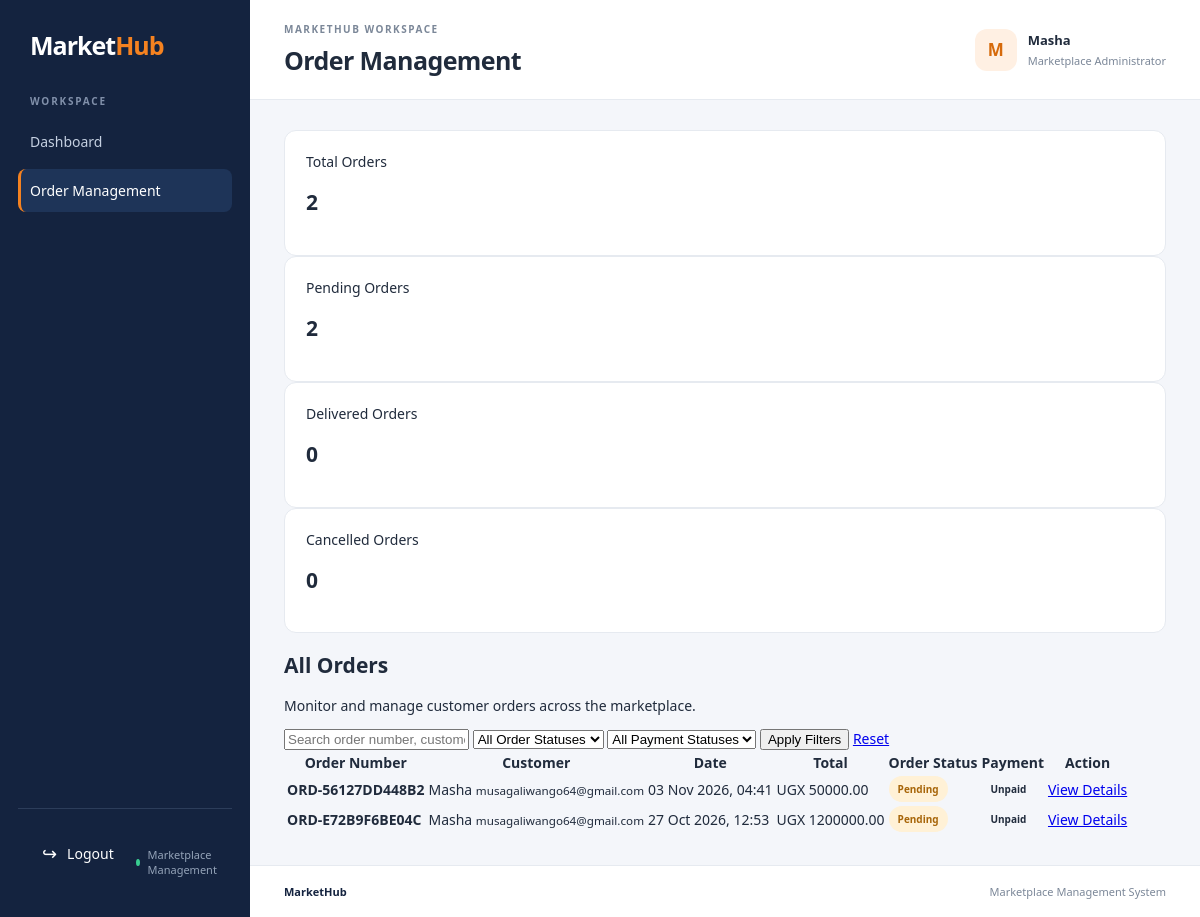
/dashboard/admin/orders/ (signed in), run on an earlier commit of the app's database.
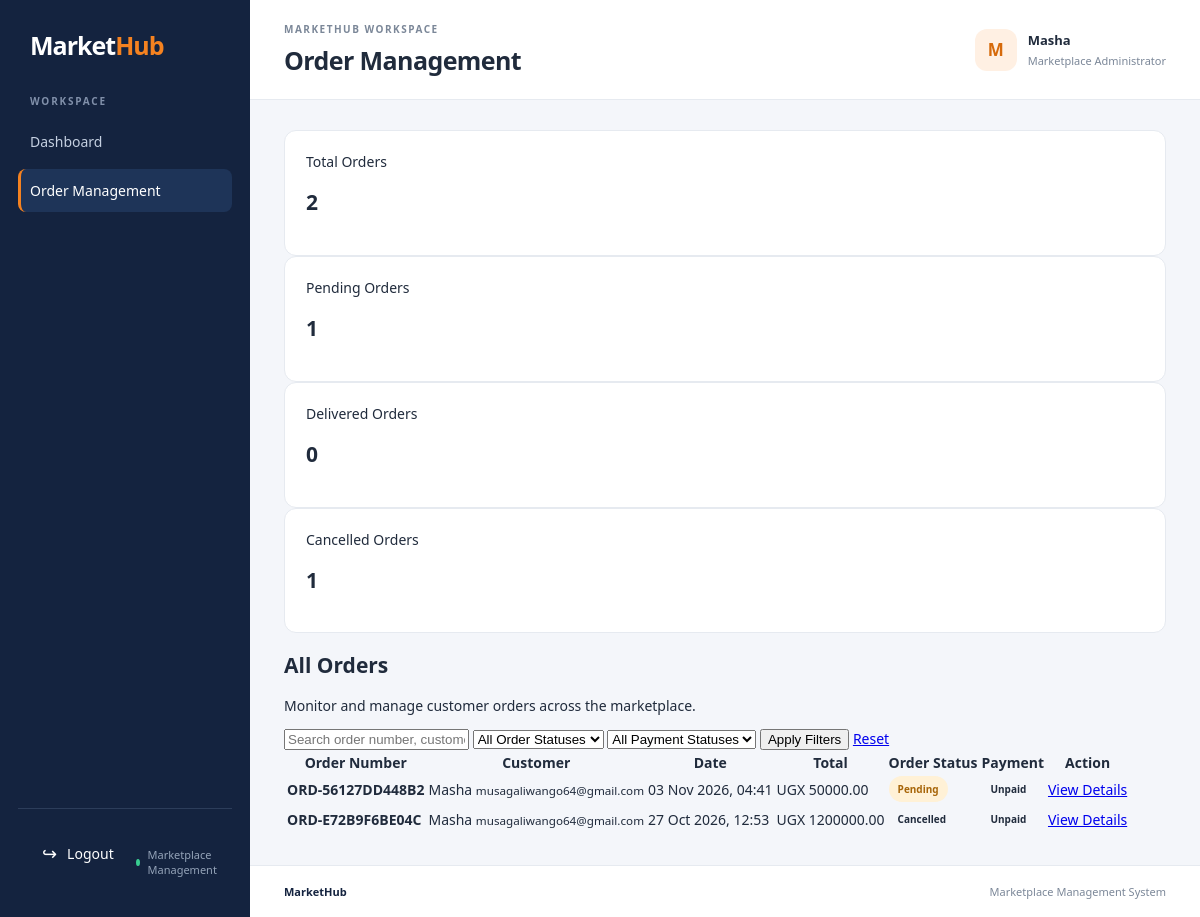
And on a later commit of the database.
### orders/models.py (models this page shows, shortened)
class Order(models.Model):
    class Status(models.TextChoices):
        PENDING = "PENDING", "Pending"
        CONFIRMED = "CONFIRMED", "Confirmed"
        PROCESSING = "PROCESSING", "Processing"
        SHIPPED = "SHIPPED", "Shipped"
        DELIVERED = "DELIVERED", "Delivered"
        CANCELLED = "CANCELLED", "Cancelled"
    class PaymentStatus(models.TextChoices):
        UNPAID = "UNPAID", "Unpaid"
        PENDING = "PENDING", "Payment Pending"
        PAID = "PAID", "Paid"
        FAILED = "FAILED", "Failed"
        REFUNDED = "REFUNDED", "Refunded"
    class PaymentMethod(models.TextChoices):
        CASH_ON_DELIVERY = "CASH_ON_DELIVERY", "Cash on Delivery"
        MOBILE_MONEY = "MOBILE_MONEY", "Mobile Money"
        CARD = "CARD", "Card"
    order_number = models.CharField(
        max_length=16,
        unique=True,
        default=generate_order_number,
        editable=False,
    )
    customer = models.ForeignKey(
        settings.AUTH_USER_MODEL,
        on_delete=models.PROTECT,
        related_name="orders",
    )
    status = models.CharField(
        max_length=20,
        choices=Status.choices,
        default=Status.PENDING,
    )
    payment_status = models.CharField(
        max_length=20,
        choices=PaymentStatus.choices,
        default=PaymentStatus.UNPAID,
    )
    payment_method = models.CharField(
        max_length=25,
        choices=PaymentMethod.choices,
        default=PaymentMethod.CASH_ON_DELIVERY,
    )
    shipping_full_name = models.CharField(max_length=150)
    shipping_phone = models.CharField(max_length=30)
    shipping_address = models.TextField()
    shipping_city = models.CharField(max_length=100)
    shipping_region = models.CharField(max_length=100, blank=True)
    shipping_postal_code = models.CharField(max_length=20, blank=True)
    shipping_country = models.CharField(max_length=100, default="Uganda")
    subtotal = models.DecimalField(
        max_digits=12,
        decimal_places=2,
        default=Decimal("0.00"),
        validators=[MinValueValidator(Decimal("0.00"))],
    )
    shipping_cost = models.DecimalField(
        max_digits=12,
        decimal_places=2,
        default=Decimal("0.00"),
        validators=[MinValueValidator(Decimal("0.00"))],
    )
    tax_amount = models.DecimalField(
        max_digits=12,
        decimal_places=2,
        default=Decimal("0.00"),
        validators=[MinValueValidator(Decimal("0.00"))],
    )
    total_amount = models.DecimalField(
        max_digits=12,
        decimal_places=2,
        default=Decimal("0.00"),
        validators=[MinValueValidator(Decimal("0.00"))],
    )
    customer_note = models.TextField(blank=True)
    created_at = models.DateTimeField(auto_now_add=True)
    updated_at = models.DateTimeField(auto_now=True)
    class Meta:
        ordering = ["-created_at"]
        indexes = [
            models.Index(fields=["customer", "status"]),
            models.Index(fields=["payment_status"]),
            models.Index(fields=["created_at"]),
        ]

### accounts/models.py (models this page shows, shortened)
class User(AbstractUser):
    class Role(models.TextChoices):
        CUSTOMER = "CUSTOMER", "Customer"
        VENDOR = "VENDOR", "Vendor"
    email = models.EmailField(unique=True)
    role = models.CharField(
        max_length=10,
        choices=Role.choices,
        default=Role.CUSTOMER
    )

### ecommerce/views.py (the view, shortened to what this page needs)
@login_required
@user_passes_test(is_marketplace_admin)
def order_management(request):
    search_query = request.GET.get("q", "").strip()
    status_filter = request.GET.get("status", "").strip()
    payment_filter = request.GET.get("payment_status", "").strip()
    orders = (
        Order.objects
        .select_related("customer")
        .prefetch_related("vendor_orders")
        .order_by("-created_at")
    )
    if status_filter in Order.Status.values:
        orders = orders.filter(status=status_filter)
    else:
        status_filter = ""
    if payment_filter in Order.PaymentStatus.values:
        orders = orders.filter(payment_status=payment_filter)
    else:
        payment_filter = ""
    context = {
        "orders": orders,
        "search_query": search_query,
        "status_filter": status_filter,
        "payment_filter": payment_filter,
        "total_orders": Order.objects.count(),
        "pending_orders": Order.objects.filter(
            status=Order.Status.PENDING
        ).count(),
        "completed_orders": Order.objects.filter(
            status=Order.Status.DELIVERED
        ).count(),
        "cancelled_orders": Order.objects.filter(
            status=Order.Status.CANCELLED
        ).count(),
        "order_statuses": Order.Status.choices,
        "payment_statuses": Order.PaymentStatus.choices,
    }
    return render(
        request,
        "dashboards/order_management.html",
        context,
    )

### carts/context_processors.py (called while the page is built)
def cart_item_count(request):
    if not request.user.is_authenticated:
        return {"cart_item_count": 0}
    cart = Cart.objects.filter(
        user=request.user,
        status=Cart.Status.ACTIVE,
    ).first()
    if cart is None:
        return {"cart_item_count": 0}
    return {
        "cart_item_count": sum(
            item.quantity for item in cart.items.all()
        )
    }

### ecommerce/views.py (called while the page is built)
def is_marketplace_admin(user):
    return user.is_staff or user.is_superuser

### products/views.py (called while the page is built)
def navigation_categories(request):
    categories = (
        Category.objects
        .filter(is_active=True, parent__isnull=True)
        .prefetch_related("subcategories")
        .order_by("name")
    )
    return {
        "navigation_categories": categories,
    }

### templates/dashboards/order_management.html (shortened to what this page needs)
{% extends "dashboards/base.html" %}
{% block page_heading %}Order Management{% endblock %}
{% block user_role %}Marketplace Administrator{% endblock %}
{% block sidebar_menu %}
<a href="{% url 'admin_dashboard' %}" class="sidebar-link">Dashboard</a>
<a href="{% url 'order_management' %}" class="sidebar-link active">Order Management</a>
{% endblock %}
{% block content %}
<div class="dashboard-stats">
    <div class="stat-card">
        <span>Total Orders</span>
        <h2>{{ total_orders }}</h2>
    </div>
    <div class="stat-card">
        <span>Pending Orders</span>
        <h2>{{ pending_orders }}</h2>
    </div>
    <div class="stat-card">
        <span>Delivered Orders</span>
        <h2>{{ completed_orders }}</h2>
    </div>
    <div class="stat-card">
        <span>Cancelled Orders</span>
        <h2>{{ cancelled_orders }}</h2>
    </div>
</div>
<div class="dashboard-panel">
    <div class="panel-header">
        <div>
            <h2>All Orders</h2>
            <p>Monitor and manage customer orders across the marketplace.</p>
        </div>
    </div>
    <form method="GET" class="management-filters">
        <input
            type="text"
            name="q"
            value="{{ search_query }}"
            placeholder="Search order number, customer or phone..."
        >
        <select name="status">
            <option value="">All Order Statuses</option>
        </select>
        <select name="payment_status">
            <option value="">All Payment Statuses</option>
        </select>
        <button type="submit" class="primary-btn">Apply Filters</button>
        <a href="{% url 'order_management' %}" class="secondary-btn">Reset</a>
    </form>
    <div class="table-responsive">
        <table class="management-table">
            <thead>
                <tr>
                    <th>Order Number</th>
                    <th>Customer</th>
                    <th>Date</th>
                    <th>Total</th>
                    <th>Order Status</th>
                    <th>Payment</th>
                    <th>Action</th>
                </tr>
            </thead>
            <tbody>
                {% for order in orders %}
                    <tr>
                        <td><strong>{{ order.order_number }}</strong></td>
                        <td>
                            {{ order.customer.username }}
                            <small>{{ order.customer.email }}</small>
                        </td>
                        <td>{{ order.created_at|date:"d M Y, H:i" }}</td>
                        <td>UGX {{ order.total_amount|floatformat:2 }}</td>
                        <td>
                            <span class="status-badge status-{{ order.status|lower }}">
                                {{ order.get_status_display }}
                            </span>
                        </td>
                        <td>
                            <span class="status-badge status-{{ order.payment_status|lower }}">
                                {{ order.get_payment_status_display }}
                            </span>
                        </td>
                        <td>
                            <a
                                href="{% url 'admin_order_detail' order.order_number %}"
                                class="table-action-btn"
                            >
                                View Details
                            </a>
                        </td>
                    </tr>
                {% empty %}
                    <tr>
                        <td colspan="7" class="empty-table">
                            No orders found.
                        </td>
                    </tr>
                {% endfor %}
            </tbody>
        </table>
    </div>
</div>
{% endblock %}

What changed in the data, as far as the page shows it:
changed Order "ORD-E72B9F6BE04C": status "Pending" → "Cancelled"
Also different on the page:
{{ pending_orders }}: "2" → "1"
{{ cancelled_orders }}: "0" → "1"
